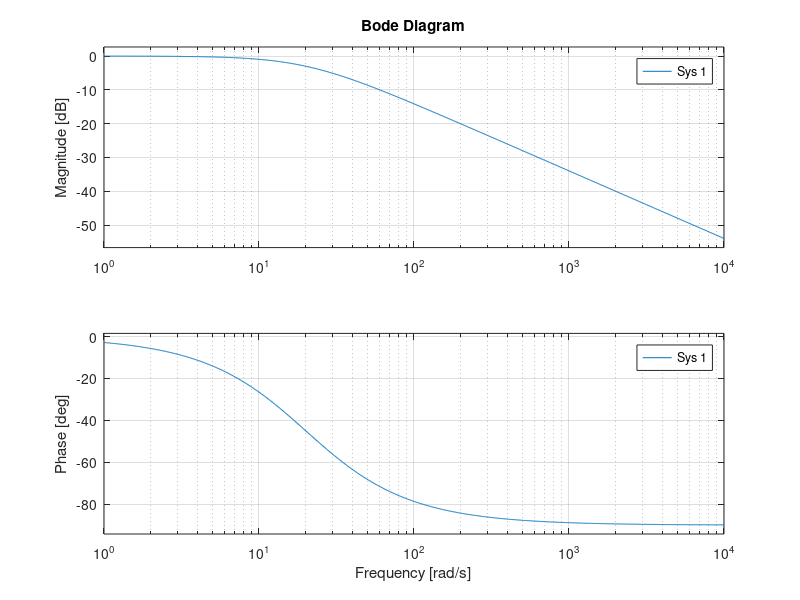

The MATLAB source for this figure: (Note: this script raises an error after producing the figure.)
clear; clc;
s = tf('s');
load("pololu_37D_pos_second_order", "G_pos");
sys = G_pos;

%% Motor Model
% Motor parameters
L = 2.3e-3;
R = 1.7;
K = 1.339;

G = 1/(s*L+R); % Open loop bandwidth is 1480 rad/s

%% Controller tuning
% rltool
C= 0.04609*(s+738.7)/s;
% Sampling time
bode(feedback(C*G,1)) % Closed loop bandwidth of the system is 200 rad/s
% W_omega3 = 200;
W_omega3 = 20;
omega_s_min = 5*W_omega3;
Ts_max = 2*pi/omega_s_min;

Ts = 0.005;
pid(C)

%% Integral Algorithm
z = tf('z');
Cz=c2d(C,Ts,'tustin')
Kp=2.91
Ki=35
Ti=1/(Ki/Kp)
pippo=Kp+Ki*Ts*0.5*(z+1)/(z-1)

%% Integral Algorithm
pid = pidstd(C);
Kp = pid.Kp;
Ti = pid.Ti;
ki = Kp*Ts/Ti;